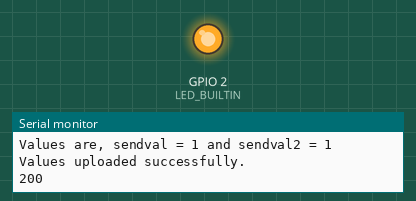
A sketch run on a simulated ESP8266 (NodeMCU). Parts: output pins drawn as LEDs (lit = HIGH, except the on-board LED, lit = LOW), the last lines printed to the serial monitor. Dashed ring = blinking. WiFi joins after 1.5 s; servers stay silent unless stated; uploads are accepted with an empty reply.

Above: at 2.6 s.
At 3.5 s:
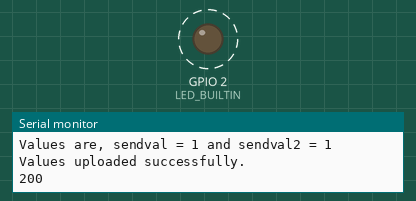
Timing chart, 0 to 5.0 s (numbered marks = the images above):
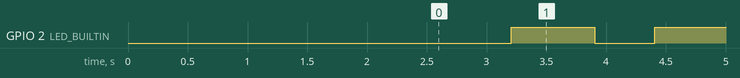

The sketch:

espScript.ino
```cpp
#include <ESP8266WiFi.h>
#include <ESP8266HTTPClient.h>

#define HOST "****"

const char* ssid = "****";
const char* password = "****";

int val;
int val2;
int val3;

String sendval, sendval2, sendval3, postData;


void setup() {
Serial.begin(115200);
Serial.println("Communication Started \n\n");
delay(500);
pinMode(LED_BUILTIN, OUTPUT);
WiFi.mode(WIFI_STA);
Serial.print("Connecting to ");
Serial.print(ssid);
WiFi.begin(ssid, password);
while (WiFi.status() != WL_CONNECTED){
  Serial.print(".");
  delay(500);}

Serial.println();
Serial.print("Connected to ");
Serial.println(ssid);
Serial.print("IP Address is : ");
Serial.println(WiFi.localIP());
}


void loop() {
val = 1;
val2 = 1;
val3 = 1;
HTTPClient http;
WiFiClient wclient;

sendval = String(val);
sendval2 = String(val2);
sendval3 = String(val3);


postData = "sendval=" + sendval + "&sendval2=" + sendval2 + "&sendval3=" + sendval3;

http.begin(wclient, "****");
http.addHeader("Content-Type", "application/x-www-form-urlencoded");

int httpCode = http.POST(postData);
Serial.println("Values are, sendval = " + sendval + " and sendval2 = "+sendval2 );
val = val+1;
val2 = val2+1;

if (httpCode == 200) { Serial.println("Values uploaded successfully."); Serial.println(httpCode);
String webpage = http.getString();
Serial.println(webpage + "\n");
}


else {
  Serial.println(httpCode);
  Serial.println("Failed to upload values. \n");
  http.end();
  return; }


delay(500);
digitalWrite(LED_BUILTIN, LOW);
delay(500);
digitalWrite(LED_BUILTIN, HIGH);
}
```

Measured:
- by itself, GPIO 2 (LED_BUILTIN): alternates HIGH for 0.70 s and LOW for 0.50 s
